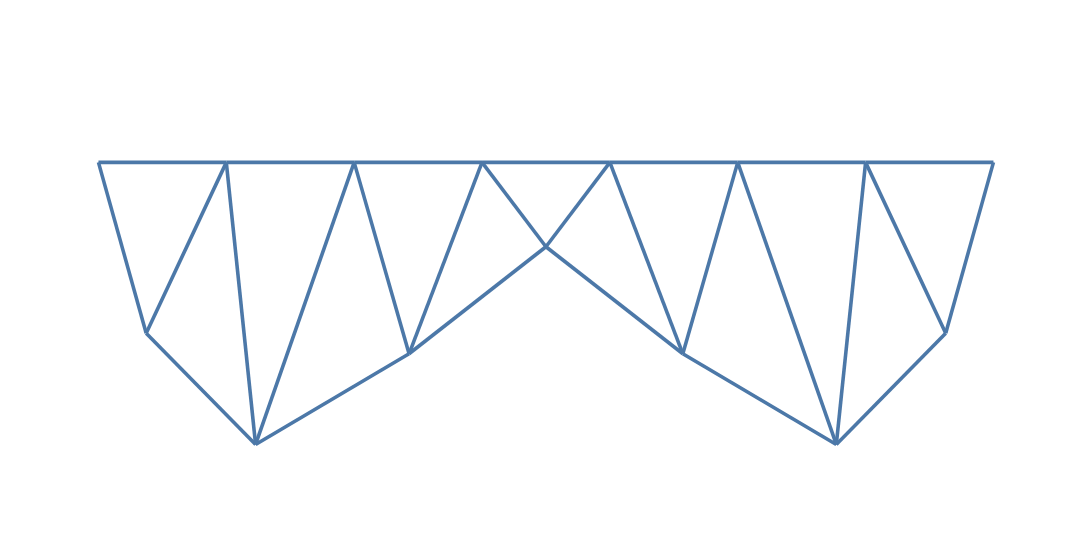

Here is the notebook cell this chart was saved with:
### Markdown cell above
### 2.1 Perturbing Truss Joint

### Code cell
#plot truss
plotTruss(testData[0], showDeformed=False, defScale=100)

### Figure 1 — Vega-Lite specification as saved in the notebook (floating-point values rounded to 4 significant figures)
{"config": {"view": {"continuousWidth": 400, "continuousHeight": 300, "strokeOpacity": 0}}, "layer": [{"data": {"name": "data-e2bd0e74972fa3f30ffc8bd01294781b"}, "mark": "circle", "encoding": {"color": {"value": "#4C78A8"}, "opacity": {"value": 0}, "size": {"value": 1}, "x": {"type": "quantitative", "axis": null, "field": "x", "scale": {"domain": [-5.0, 55.0]}}, "y": {"type": "quantitative", "axis": null, "field": "y", "scale": {"domain": [-20.97, 9.035]}}}}, {"data": {"name": "data-f457d4037df790ddf657947d8a67f194"}, "mark": "line", "encoding": {"color": {"value": "#4C78A8"}, "opacity": {"value": 1.0}, "size": {"value": 2.0}, "x": {"type": "quantitative", "field": "x"}, "y": {"type": "quantitative", "field": "y"}}}, {"data": {"name": "data-8b400ba0fcfc55a17aa8de6e589b5acd"}, "mark": "line", "encoding": {"color": {"value": "#4C78A8"}, "opacity": {"value": 1.0}, "size": {"value": 2.0}, "x": {"type": "quantitative", "field": "x"}, "y": {"type": "quantitative", "field": "y"}}}, {"data": {"name": "data-6acfa77e665fe5d9230bc8297dc38047"}, "mark": "line", "encoding": {"color": {"value": "#4C78A8"}, "opacity": {"value": 1.0}, "size": {"value": 2.0}, "x": {"type": "quantitative", "field": "x"}, "y": {"type": "quantitative", "field": "y"}}}, {"data": {"name": "data-618e63b36bdb7d68d9b86664e3d90811"}, "mark": "line", "encoding": {"color": {"value": "#4C78A8"}, "opacity": {"value": 1.0}, "size": {"value": 2.0}, "x": {"type": "quantitative", "field": "x"}, "y": {"type": "quantitative", "field": "y"}}}, {"data": {"name": "data-964e58bbc532d181048e1a12326b78ed"}, "mark": "line", "encoding": {"color": {"value": "#4C78A8"}, "opacity": {"value": 1.0}, "size": {"value": 2.0}, "x": {"type": "quantitative", "field": "x"}, "y": {"type": "quantitative", "field": "y"}}}, {"data": {"name": "data-515fc9bb58f1cae1e00fa8a1dc201630"}, "mark": "line", "encoding": {"color": {"value": "#4C78A8"}, "opacity": {"value": 1.0}, "size": {"value": 2.0}, "x": {"type": "quantitative", "field": "x"}, "y": {"type": "quantitative", "field": "y"}}}, {"data": {"name": "data-5e8ee584a3870de76a656a73a7dbb943"}, "mark": "line", "encoding": {"color": {"value": "#4C78A8"}, "opacity": {"value": 1.0}, "size": {"value": 2.0}, "x": {"type": "quantitative", "field": "x"}, "y": {"type": "quantitative", "field": "y"}}}, {"data": {"name": "data-2a071e6aff9620c07ce9f2118307a96b"}, "mark": "line", "encoding": {"color": {"value": "#4C78A8"}, "opacity": {"value": 1.0}, "size": {"value": 2.0}, "x": {"type": "quantitative", "field": "x"}, "y": {"type": "quantitative", "field": "y"}}}, {"data": {"name": "data-3375767f438f4e4eba843b351dfb9346"}, "mark": "line", "encoding": {"color": {"value": "#4C78A8"}, "opacity": {"value": 1.0}, "size": {"value": 2.0}, "x": {"type": "quantitative", "field": "x"}, "y": {"type": "quantitative", "field": "y"}}}, {"data": {"name": "data-83a9a9a49c44b98d2247d6926da36461"}, "mark": "line", "encoding": {"color": {"value": "#4C78A8"}, "opacity": {"value": 1.0}, "size": {"value": 2.0}, "x": {"type": "quantitative", "field": "x"}, "y": {"type": "quantitative", "field": "y"}}}, {"data": {"name": "data-c44a3b99ca890221587fa45c08344472"}, "mark": "line", "encoding": {"color": {"value": "#4C78A8"}, "opacity": {"value": 1.0}, "size": {"value": 2.0}, "x": {"type": "quantitative", "field": "x"}, "y": {"type": "quantitative", "field": "y"}}}, {"data": {"name": "data-09e6b2385d0d9d05f287930d2d7bb735"}, "mark": "line", "encoding": {"color": {"value": "#4C78A8"}, "opacity": {"value": 1.0}, "size": {"value": 2.0}, "x": {"type": "quantitative", "field": "x"}, "y": {"type": "quantitative", "field": "y"}}}, {"data": {"name": "data-3fa9e25b143a4e122737bbb719a0901d"}, "mark": "line", "encoding": {"color": {"value": "#4C78A8"}, "opacity": {"value": 1.0}, "size": {"value": 2.0}, "x": {"type": "quantitative", "field": "x"}, "y": {"type": "quantitative", "field": "y"}}}, {"data": {"name": "data-a3bbe2f942d9a018fe94dbf3bf17c361"}, "mark": "line", "encoding": {"color": {"value": "#4C78A8"}, "opacity": {"value": 1.0}, "size": {"value": 2.0}, "x": {"type": "quantitative", "field": "x"}, "y": {"type": "quantitative", "field": "y"}}}, {"data": {"name": "data-3e535f29bca528dd57cb7088501fc2f6"}, "mark": "line", "encoding": {"color": {"value": "#4C78A8"}, "opacity": {"value": 1.0}, "size": {"value": 2.0}, "x": {"type": "quantitative", "field": "x"}, "y": {"type": "quantitative", "field": "y"}}}, {"data": {"name": "data-de0c74f2978c6565d413e00a318a9f15"}, "mark": "line", "encoding": {"color": {"value": "#4C78A8"}, "opacity": {"value": 1.0}, "size": {"value": 2.0}, "x": {"type": "quantitative", "field": "x"}, "y": {"type": "quantitative", "field": "y"}}}, {"data": {"name": "data-cd6c968896f52bbcb9ec808b82d6cd79"}, "mark": "line", "encoding": {"color": {"value": "#4C78A8"}, "opacity": {"value": 1.0}, "size": {"value": 2.0}, "x": {"type": "quantitative", "field": "x"}, "y": {"type": "quantitative", "field": "y"}}}, {"data": {"name": "data-5725cc0e55d8831c744fb012b6a10822"}, "mark": "line", "encoding": {"color": {"value": "#4C78A8"}, "opacity": {"value": 1.0}, "size": {"value": 2.0}, "x": {"type": "quantitative", "field": "x"}, "y": {"type": "quantitative", "field": "y"}}}, {"data": {"name": "data-38fbbdff94c3b2a719e3988f081cd42d"}, "mark": "line", "encoding": {"color": {"value": "#4C78A8"}, "opacity": {"value": 1.0}, "size": {"value": 2.0}, "x": {"type": "quantitative", "field": "x"}, "y": {"type": "quantitative", "field": "y"}}}, {"data": {"name": "data-c67b372d93b98a0d66134e6a51f932b0"}, "mark": "line", "encoding": {"color": {"value": "#4C78A8"}, "opacity": {"value": 1.0}, "size": {"value": 2.0}, "x": {"type": "quantitative", "field": "x"}, "y": {"type": "quantitative", "field": "y"}}}, {"data": {"name": "data-7bd93d54a2e2b3caf3bbf0262e85dc41"}, "mark": "line", "encoding": {"color": {"value": "#4C78A8"}, "opacity": {"value": 1.0}, "size": {"value": 2.0}, "x": {"type": "quantitative", "field": "x"}, "y": {"type": "quantitative", "field": "y"}}}, {"data": {"name": "data-5a6d941763adbe3f8b5f23ae62e0472d"}, "mark": "line", "encoding": {"color": {"value": "#4C78A8"}, "opacity": {"value": 1.0}, "size": {"value": 2.0}, "x": {"type": "quantitative", "field": "x"}, "y": {"type": "quantitative", "field": "y"}}}, {"data": {"name": "data-94b244590730c341935d5ef9ec625970"}, "mark": "line", "encoding": {"color": {"value": "#4C78A8"}, "opacity": {"value": 1.0}, "size": {"value": 2.0}, "x": {"type": "quantitative", "field": "x"}, "y": {"type": "quantitative", "field": "y"}}}, {"data": {"name": "data-0b14bcaf905c291315c6cddeb7cf9367"}, "mark": "line", "encoding": {"color": {"value": "#4C78A8"}, "opacity": {"value": 1.0}, "size": {"value": 2.0}, "x": {"type": "quantitative", "field": "x"}, "y": {"type": "quantitative", "field": "y"}}}, {"data": {"name": "data-869641a32374e4e48912374abddb398f"}, "mark": "line", "encoding": {"color": {"value": "#4C78A8"}, "opacity": {"value": 1.0}, "size": {"value": 2.0}, "x": {"type": "quantitative", "field": "x"}, "y": {"type": "quantitative", "field": "y"}}}, {"data": {"name": "data-b4b5e6cc1eb26d5f4d69e0d3cb22d6c0"}, "mark": "line", "encoding": {"color": {"value": "#4C78A8"}, "opacity": {"value": 1.0}, "size": {"value": 2.0}, "x": {"type": "quantitative", "field": "x"}, "y": {"type": "quantitative", "field": "y"}}}, {"data": {"name": "data-e5d80d8e4ef005632e209d65a95ff9a6"}, "mark": "line", "encoding": {"color": {"value": "#4C78A8"}, "opacity": {"value": 1.0}, "size": {"value": 2.0}, "x": {"type": "quantitative", "field": "x"}, "y": {"type": "quantitative", "field": "y"}}}], "background": "white", "height": 300, "width": 600, "$schema": "https://vega.github.io/schema/vega-lite/v4.8.1.json", "datasets": {"data-e2bd0e74972fa3f30ffc8bd01294781b": [{"x": 0.0, "y": 0.0}, {"x": 2.667, "y": -11.13}, {"x": 7.143, "y": 0.0}, {"x": 8.779, "y": -18.38}, {"x": 14.29, "y": 0.0}, {"x": 17.35, "y": -12.47}, {"x": 21.43, "y": 0.0}, {"x": 25.0, "y": -5.5}, {"x": 28.57, "y": 0.0}, {"x": 32.65, "y": -12.47}, {"x": 35.71, "y": 0.0}, {"x": 41.22, "y": -18.38}, {"x": 42.86, "y": 0.0}, {"x": 47.33, "y": -11.13}, {"x": 50.0, "y": 0.0}], "data-f457d4037df790ddf657947d8a67f194": [{"x": 0.0, "y": 0.0}, {"x": 2.667, "y": -11.13}], "data-8b400ba0fcfc55a17aa8de6e589b5acd": [{"x": 0.0, "y": 0.0}, {"x": 7.143, "y": 0.0}], "data-6acfa77e665fe5d9230bc8297dc38047": [{"x": 2.667, "y": -11.13}, {"x": 7.143, "y": 0.0}], "data-618e63b36bdb7d68d9b86664e3d90811": [{"x": 2.667, "y": -11.13}, {"x": 8.779, "y": -18.38}], "data-964e58bbc532d181048e1a12326b78ed": [{"x": 7.143, "y": 0.0}, {"x": 8.779, "y": -18.38}], "data-515fc9bb58f1cae1e00fa8a1dc201630": [{"x": 7.143, "y": 0.0}, {"x": 14.29, "y": 0.0}], "data-5e8ee584a3870de76a656a73a7dbb943": [{"x": 8.779, "y": -18.38}, {"x": 14.29, "y": 0.0}], "data-2a071e6aff9620c07ce9f2118307a96b": [{"x": 8.779, "y": -18.38}, {"x": 17.35, "y": -12.47}], "data-3375767f438f4e4eba843b351dfb9346": [{"x": 14.29, "y": 0.0}, {"x": 17.35, "y": -12.47}], "data-83a9a9a49c44b98d2247d6926da36461": [{"x": 14.29, "y": 0.0}, {"x": 21.43, "y": 0.0}], "data-c44a3b99ca890221587fa45c08344472": [{"x": 17.35, "y": -12.47}, {"x": 21.43, "y": 0.0}], "data-09e6b2385d0d9d05f287930d2d7bb735": [{"x": 17.35, "y": -12.47}, {"x": 25.0, "y": -5.5}], "data-3fa9e25b143a4e122737bbb719a0901d": [{"x": 21.43, "y": 0.0}, {"x": 25.0, "y": -5.5}], "data-a3bbe2f942d9a018fe94dbf3bf17c361": [{"x": 21.43, "y": 0.0}, {"x": 28.57, "y": 0.0}], "data-3e535f29bca528dd57cb7088501fc2f6": [{"x": 25.0, "y": -5.5}, {"x": 28.57, "y": 0.0}], "data-de0c74f2978c6565d413e00a318a9f15": [{"x": 25.0, "y": -5.5}, {"x": 32.65, "y": -12.47}], "data-cd6c968896f52bbcb9ec808b82d6cd79": [{"x": 28.57, "y": 0.0}, {"x": 32.65, "y": -12.47}], "data-5725cc0e55d8831c744fb012b6a10822": [{"x": 28.57, "y": 0.0}, {"x": 35.71, "y": 0.0}], "data-38fbbdff94c3b2a719e3988f081cd42d": [{"x": 32.65, "y": -12.47}, {"x": 35.71, "y": 0.0}], "data-c67b372d93b98a0d66134e6a51f932b0": [{"x": 32.65, "y": -12.47}, {"x": 41.22, "y": -18.38}], "data-7bd93d54a2e2b3caf3bbf0262e85dc41": [{"x": 35.71, "y": 0.0}, {"x": 41.22, "y": -18.38}], "data-5a6d941763adbe3f8b5f23ae62e0472d": [{"x": 35.71, "y": 0.0}, {"x": 42.86, "y": 0.0}], "data-94b244590730c341935d5ef9ec625970": [{"x": 41.22, "y": -18.38}, {"x": 42.86, "y": 0.0}], "data-0b14bcaf905c291315c6cddeb7cf9367": [{"x": 41.22, "y": -18.38}, {"x": 47.33, "y": -11.13}], "data-869641a32374e4e48912374abddb398f": [{"x": 42.86, "y": 0.0}, {"x": 47.33, "y": -11.13}], "data-b4b5e6cc1eb26d5f4d69e0d3cb22d6c0": [{"x": 42.86, "y": 0.0}, {"x": 50.0, "y": 0.0}], "data-e5d80d8e4ef005632e209d65a95ff9a6": [{"x": 47.33, "y": -11.13}, {"x": 50.0, "y": 0.0}]}}
